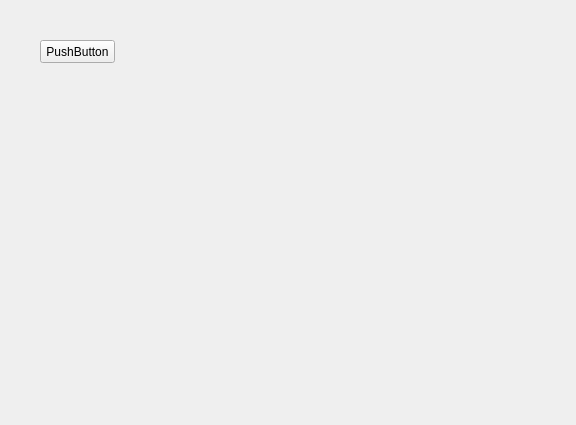
<?xml version="1.0" encoding="UTF-8"?>
<ui version="4.0">
 <class>Widget</class>
 <widget class="QWidget" name="Widget">
  <property name="geometry">
   <rect>
    <x>0</x>
    <y>0</y>
    <width>576</width>
    <height>425</height>
   </rect>
  </property>
  <property name="windowTitle">
   <string>Widget</string>
  </property>
  <widget class="QPushButton" name="pushButton">
   <property name="geometry">
    <rect>
     <x>40</x>
     <y>40</y>
     <width>75</width>
     <height>23</height>
    </rect>
   </property>
   <property name="text">
    <string>PushButton</string>
   </property>
  </widget>
 </widget>
 <layoutdefault spacing="6" margin="11"/>
 <resources/>
 <connections/>
</ui>
